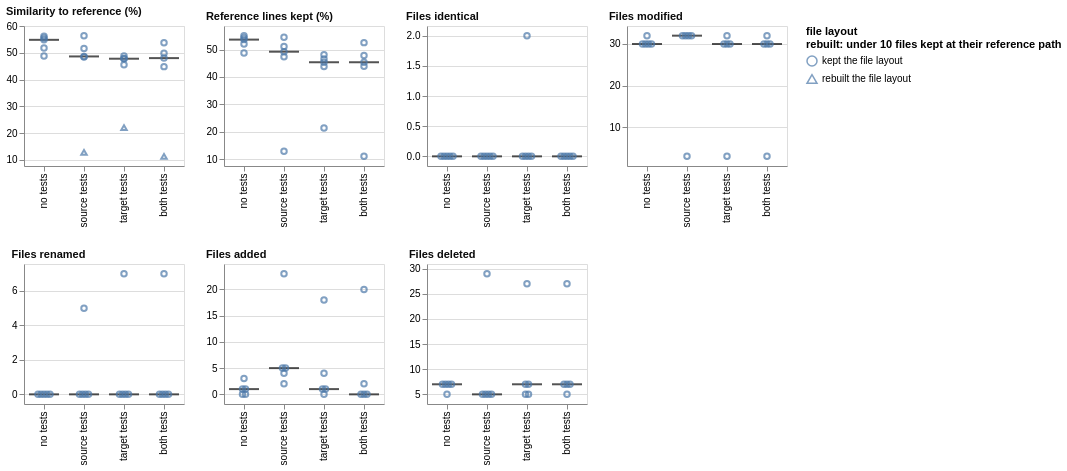

Vega-Lite specification stored for this chart:
### Vega-Lite specification from a JSON file in a GitHub repository (floating-point values rounded to 4 significant figures)
{"config": {"view": {"continuousWidth": 300, "continuousHeight": 300}}, "concat": [{"layer": [{"mark": {"type": "tick", "color": "#0b0b0b", "opacity": 0.7, "size": 30, "thickness": 2}, "encoding": {"x": {"field": "condition", "scale": {"paddingInner": 0.25, "paddingOuter": 0.125}, "sort": ["no tests", "source tests", "target tests", "both tests"], "title": null, "type": "nominal"}, "y": {"aggregate": "median", "field": "value", "scale": {"domain": [7.736, 60.05], "nice": false}, "title": null, "type": "quantitative"}}}, {"mark": {"type": "point"}, "encoding": {"shape": {"field": "layout", "legend": {"labelLimit": 220, "title": ["file layout", "rebuilt: under 10 files kept at their reference path"], "titleLimit": 260}, "scale": {"domain": ["kept the file layout", "rebuilt the file layout"], "range": ["circle", "triangle-up"]}, "type": "nominal"}, "x": {"field": "condition", "scale": {"paddingInner": 0.25, "paddingOuter": 0.125}, "sort": ["no tests", "source tests", "target tests", "both tests"], "title": null, "type": "nominal"}, "xOffset": {"field": "nudge", "scale": {"domain": [-1.0, 1.0], "range": [9.0, 21.0]}, "title": null, "type": "quantitative"}, "y": {"field": "value", "scale": {"domain": [7.736, 60.05], "nice": false}, "type": "quantitative"}}}, {"mark": {"type": "rule"}, "encoding": {"y": {"aggregate": "median", "field": "reference", "scale": {"domain": [7.736, 60.05], "nice": false}, "type": "quantitative"}}, "transform": [{"filter": {"field": "reference", "valid": true}}]}], "data": {"name": "data-37863bbbda79267a3f386bfe3224b968"}, "height": 140, "title": {"text": "Similarity to reference (%)", "anchor": "start", "color": "#0b0b0b", "fontSize": 11}, "width": 160}, {"layer": [{"mark": {"type": "tick", "color": "#0b0b0b", "opacity": 0.7, "size": 30, "thickness": 2}, "encoding": {"x": {"field": "condition", "scale": {"paddingInner": 0.25, "paddingOuter": 0.125}, "sort": ["no tests", "source tests", "target tests", "both tests"], "title": null, "type": "nominal"}, "y": {"aggregate": "median", "field": "value", "scale": {"domain": [7.493, 58.62], "nice": false}, "title": null, "type": "quantitative"}}}, {"mark": {"type": "point"}, "encoding": {"x": {"field": "condition", "scale": {"paddingInner": 0.25, "paddingOuter": 0.125}, "sort": ["no tests", "source tests", "target tests", "both tests"], "title": null, "type": "nominal"}, "xOffset": {"field": "nudge", "scale": {"domain": [-1.0, 1.0], "range": [9.0, 21.0]}, "title": null, "type": "quantitative"}, "y": {"field": "value", "scale": {"domain": [7.493, 58.62], "nice": false}, "type": "quantitative"}}}, {"mark": {"type": "rule"}, "encoding": {"y": {"aggregate": "median", "field": "reference", "scale": {"domain": [7.493, 58.62], "nice": false}, "type": "quantitative"}}, "transform": [{"filter": {"field": "reference", "valid": true}}]}], "data": {"name": "data-b6998142d2502960d60a77cadfffb63c"}, "height": 140, "title": {"text": "Reference lines kept (%)", "anchor": "start", "color": "#0b0b0b", "fontSize": 11}, "width": 160}, {"layer": [{"mark": {"type": "tick", "color": "#0b0b0b", "opacity": 0.7, "size": 30, "thickness": 2}, "encoding": {"x": {"field": "condition", "scale": {"paddingInner": 0.25, "paddingOuter": 0.125}, "sort": ["no tests", "source tests", "target tests", "both tests"], "title": null, "type": "nominal"}, "y": {"aggregate": "median", "field": "value", "scale": {"domain": [-0.16, 2.16], "nice": false}, "title": null, "type": "quantitative"}}}, {"mark": {"type": "point"}, "encoding": {"x": {"field": "condition", "scale": {"paddingInner": 0.25, "paddingOuter": 0.125}, "sort": ["no tests", "source tests", "target tests", "both tests"], "title": null, "type": "nominal"}, "xOffset": {"field": "nudge", "scale": {"domain": [-2.0, 2.0], "range": [3.0, 27.0]}, "title": null, "type": "quantitative"}, "y": {"field": "value", "scale": {"domain": [-0.16, 2.16], "nice": false}, "type": "quantitative"}}}, {"mark": {"type": "rule"}, "encoding": {"y": {"aggregate": "median", "field": "reference", "scale": {"domain": [-0.16, 2.16], "nice": false}, "type": "quantitative"}}, "transform": [{"filter": {"field": "reference", "valid": true}}]}], "data": {"name": "data-bb917e99b931aab9fef049e1ef62ec8b"}, "height": 140, "title": {"text": "Files identical", "anchor": "start", "color": "#0b0b0b", "fontSize": 11}, "width": 160}, {"layer": [{"mark": {"type": "tick", "color": "#0b0b0b", "opacity": 0.7, "size": 30, "thickness": 2}, "encoding": {"x": {"field": "condition", "scale": {"paddingInner": 0.25, "paddingOuter": 0.125}, "sort": ["no tests", "source tests", "target tests", "both tests"], "title": null, "type": "nominal"}, "y": {"aggregate": "median", "field": "value", "scale": {"domain": [0.68, 34.32], "nice": false}, "title": null, "type": "quantitative"}}}, {"mark": {"type": "point"}, "encoding": {"x": {"field": "condition", "scale": {"paddingInner": 0.25, "paddingOuter": 0.125}, "sort": ["no tests", "source tests", "target tests", "both tests"], "title": null, "type": "nominal"}, "xOffset": {"field": "nudge", "scale": {"domain": [-1.5, 1.5], "range": [6.0, 24.0]}, "title": null, "type": "quantitative"}, "y": {"field": "value", "scale": {"domain": [0.68, 34.32], "nice": false}, "type": "quantitative"}}}, {"mark": {"type": "rule"}, "encoding": {"y": {"aggregate": "median", "field": "reference", "scale": {"domain": [0.68, 34.32], "nice": false}, "type": "quantitative"}}, "transform": [{"filter": {"field": "reference", "valid": true}}]}], "data": {"name": "data-e46d5e0ca911910618794e62fb9584ea"}, "height": 140, "title": {"text": "Files modified", "anchor": "start", "color": "#0b0b0b", "fontSize": 11}, "width": 160}, {"layer": [{"mark": {"type": "tick", "color": "#0b0b0b", "opacity": 0.7, "size": 30, "thickness": 2}, "encoding": {"x": {"field": "condition", "scale": {"paddingInner": 0.25, "paddingOuter": 0.125}, "sort": ["no tests", "source tests", "target tests", "both tests"], "title": null, "type": "nominal"}, "y": {"aggregate": "median", "field": "value", "scale": {"domain": [-0.56, 7.56], "nice": false}, "title": null, "type": "quantitative"}}}, {"mark": {"type": "point"}, "encoding": {"x": {"field": "condition", "scale": {"paddingInner": 0.25, "paddingOuter": 0.125}, "sort": ["no tests", "source tests", "target tests", "both tests"], "title": null, "type": "nominal"}, "xOffset": {"field": "nudge", "scale": {"domain": [-2.0, 2.0], "range": [3.0, 27.0]}, "title": null, "type": "quantitative"}, "y": {"field": "value", "scale": {"domain": [-0.56, 7.56], "nice": false}, "type": "quantitative"}}}, {"mark": {"type": "rule"}, "encoding": {"y": {"aggregate": "median", "field": "reference", "scale": {"domain": [-0.56, 7.56], "nice": false}, "type": "quantitative"}}, "transform": [{"filter": {"field": "reference", "valid": true}}]}], "data": {"name": "data-bbdb1e7b5c74db7539a201e6ec98509c"}, "height": 140, "title": {"text": "Files renamed", "anchor": "start", "color": "#0b0b0b", "fontSize": 11}, "width": 160}, {"layer": [{"mark": {"type": "tick", "color": "#0b0b0b", "opacity": 0.7, "size": 30, "thickness": 2}, "encoding": {"x": {"field": "condition", "scale": {"paddingInner": 0.25, "paddingOuter": 0.125}, "sort": ["no tests", "source tests", "target tests", "both tests"], "title": null, "type": "nominal"}, "y": {"aggregate": "median", "field": "value", "scale": {"domain": [-1.84, 24.84], "nice": false}, "title": null, "type": "quantitative"}}}, {"mark": {"type": "point"}, "encoding": {"x": {"field": "condition", "scale": {"paddingInner": 0.25, "paddingOuter": 0.125}, "sort": ["no tests", "source tests", "target tests", "both tests"], "title": null, "type": "nominal"}, "xOffset": {"field": "nudge", "scale": {"domain": [-1.0, 1.0], "range": [9.0, 21.0]}, "title": null, "type": "quantitative"}, "y": {"field": "value", "scale": {"domain": [-1.84, 24.84], "nice": false}, "type": "quantitative"}}}, {"mark": {"type": "rule"}, "encoding": {"y": {"aggregate": "median", "field": "reference", "scale": {"domain": [-1.84, 24.84], "nice": false}, "type": "quantitative"}}, "transform": [{"filter": {"field": "reference", "valid": true}}]}], "data": {"name": "data-e784b8bcc4a62671fb8ab9a35de7cdb3"}, "height": 140, "title": {"text": "Files added", "anchor": "start", "color": "#0b0b0b", "fontSize": 11}, "width": 160}, {"layer": [{"mark": {"type": "tick", "color": "#0b0b0b", "opacity": 0.7, "size": 30, "thickness": 2}, "encoding": {"x": {"field": "condition", "scale": {"paddingInner": 0.25, "paddingOuter": 0.125}, "sort": ["no tests", "source tests", "target tests", "both tests"], "title": null, "type": "nominal"}, "y": {"aggregate": "median", "field": "value", "scale": {"domain": [3.08, 30.92], "nice": false}, "title": null, "type": "quantitative"}}}, {"mark": {"type": "point"}, "encoding": {"x": {"field": "condition", "scale": {"paddingInner": 0.25, "paddingOuter": 0.125}, "sort": ["no tests", "source tests", "target tests", "both tests"], "title": null, "type": "nominal"}, "xOffset": {"field": "nudge", "scale": {"domain": [-1.5, 1.5], "range": [6.0, 24.0]}, "title": null, "type": "quantitative"}, "y": {"field": "value", "scale": {"domain": [3.08, 30.92], "nice": false}, "type": "quantitative"}}}, {"mark": {"type": "rule"}, "encoding": {"y": {"aggregate": "median", "field": "reference", "scale": {"domain": [3.08, 30.92], "nice": false}, "type": "quantitative"}}, "transform": [{"filter": {"field": "reference", "valid": true}}]}], "data": {"name": "data-0e0e40271ab6555bf82746f45af717e5"}, "height": 140, "title": {"text": "Files deleted", "anchor": "start", "color": "#0b0b0b", "fontSize": 11}, "width": 160}], "columns": 4, "$schema": "https://vega.github.io/schema/vega-lite/v6.4.1.json", "datasets": {"data-37863bbbda79267a3f386bfe3224b968": [{"condition": "no tests", "layout": "kept the file layout", "metric": "reference_diff_similarity_pct", "value": 48.84, "reference": null, "nudge": 0.0}, {"condition": "no tests", "layout": "kept the file layout", "metric": "reference_diff_similarity_pct", "value": 54.88, "reference": null, "nudge": 0.0}, {"condition": "no tests", "layout": "kept the file layout", "metric": "reference_diff_similarity_pct", "value": 56.18, "reference": null, "nudge": 0.0}, {"condition": "no tests", "layout": "kept the file layout", "metric": "reference_diff_similarity_pct", "value": 51.82, "reference": null, "nudge": 0.0}, {"condition": "no tests", "layout": "kept the file layout", "metric": "reference_diff_similarity_pct", "value": 55.54, "reference": null, "nudge": 0.0}, {"condition": "source tests", "layout": "kept the file layout", "metric": "reference_diff_similarity_pct", "value": 51.62, "reference": null, "nudge": 0.0}, {"condition": "source tests", "layout": "kept the file layout", "metric": "reference_diff_similarity_pct", "value": 48.48, "reference": null, "nudge": 0.0}, {"condition": "source tests", "layout": "rebuilt the file layout", "metric": "reference_diff_similarity_pct", "value": 12.82, "reference": null, "nudge": 0.0}, {"condition": "source tests", "layout": "kept the file layout", "metric": "reference_diff_similarity_pct", "value": 56.44, "reference": null, "nudge": 0.0}, {"condition": "source tests", "layout": "kept the file layout", "metric": "reference_diff_similarity_pct", "value": 48.67, "reference": null, "nudge": 0.0}, {"condition": "target tests", "layout": "kept the file layout", "metric": "reference_diff_similarity_pct", "value": 48.86, "reference": null, "nudge": 0.0}, {"condition": "target tests", "layout": "kept the file layout", "metric": "reference_diff_similarity_pct", "value": 45.53, "reference": null, "nudge": 0.0}, {"condition": "target tests", "layout": "kept the file layout", "metric": "reference_diff_similarity_pct", "value": 47.93, "reference": null, "nudge": 0.0}, {"condition": "target tests", "layout": "kept the file layout", "metric": "reference_diff_similarity_pct", "value": 47.82, "reference": null, "nudge": 0.0}, {"condition": "target tests", "layout": "rebuilt the file layout", "metric": "reference_diff_similarity_pct", "value": 22.03, "reference": null, "nudge": 0.0}, {"condition": "both tests", "layout": "kept the file layout", "metric": "reference_diff_similarity_pct", "value": 49.91, "reference": null, "nudge": 0.0}, {"condition": "both tests", "layout": "rebuilt the file layout", "metric": "reference_diff_similarity_pct", "value": 11.34, "reference": null, "nudge": 0.0}, {"condition": "both tests", "layout": "kept the file layout", "metric": "reference_diff_similarity_pct", "value": 44.87, "reference": null, "nudge": 0.0}, {"condition": "both tests", "layout": "kept the file layout", "metric": "reference_diff_similarity_pct", "value": 53.77, "reference": null, "nudge": 0.0}, {"condition": "both tests", "layout": "kept the file layout", "metric": "reference_diff_similarity_pct", "value": 48.05, "reference": null, "nudge": 0.0}], "data-b6998142d2502960d60a77cadfffb63c": [{"condition": "no tests", "layout": "kept the file layout", "metric": "reference_diff_kept_pct", "value": 48.76, "reference": null, "nudge": 0.0}, {"condition": "no tests", "layout": "kept the file layout", "metric": "reference_diff_kept_pct", "value": 53.65, "reference": null, "nudge": 0.0}, {"condition": "no tests", "layout": "kept the file layout", "metric": "reference_diff_kept_pct", "value": 55.1, "reference": null, "nudge": 0.0}, {"condition": "no tests", "layout": "kept the file layout", "metric": "reference_diff_kept_pct", "value": 52.07, "reference": null, "nudge": 0.0}, {"condition": "no tests", "layout": "kept the file layout", "metric": "reference_diff_kept_pct", "value": 54.34, "reference": null, "nudge": 0.0}, {"condition": "source tests", "layout": "kept the file layout", "metric": "reference_diff_kept_pct", "value": 51.17, "reference": null, "nudge": 0.0}, {"condition": "source tests", "layout": "kept the file layout", "metric": "reference_diff_kept_pct", "value": 47.38, "reference": null, "nudge": 0.0}, {"condition": "source tests", "layout": "rebuilt the file layout", "metric": "reference_diff_kept_pct", "value": 12.88, "reference": null, "nudge": 0.0}, {"condition": "source tests", "layout": "kept the file layout", "metric": "reference_diff_kept_pct", "value": 54.48, "reference": null, "nudge": 0.0}, {"condition": "source tests", "layout": "kept the file layout", "metric": "reference_diff_kept_pct", "value": 49.24, "reference": null, "nudge": 0.0}, {"condition": "target tests", "layout": "kept the file layout", "metric": "reference_diff_kept_pct", "value": 48.14, "reference": null, "nudge": 0.0}, {"condition": "target tests", "layout": "kept the file layout", "metric": "reference_diff_kept_pct", "value": 43.8, "reference": null, "nudge": 0.0}, {"condition": "target tests", "layout": "kept the file layout", "metric": "reference_diff_kept_pct", "value": 46.56, "reference": null, "nudge": 0.0}, {"condition": "target tests", "layout": "kept the file layout", "metric": "reference_diff_kept_pct", "value": 45.39, "reference": null, "nudge": 0.0}, {"condition": "target tests", "layout": "rebuilt the file layout", "metric": "reference_diff_kept_pct", "value": 21.35, "reference": null, "nudge": 0.0}, {"condition": "both tests", "layout": "kept the file layout", "metric": "reference_diff_kept_pct", "value": 47.87, "reference": null, "nudge": 0.0}, {"condition": "both tests", "layout": "rebuilt the file layout", "metric": "reference_diff_kept_pct", "value": 11.02, "reference": null, "nudge": 0.0}, {"condition": "both tests", "layout": "kept the file layout", "metric": "reference_diff_kept_pct", "value": 43.94, "reference": null, "nudge": 0.0}, {"condition": "both tests", "layout": "kept the file layout", "metric": "reference_diff_kept_pct", "value": 52.55, "reference": null, "nudge": 0.0}, {"condition": "both tests", "layout": "kept the file layout", "metric": "reference_diff_kept_pct", "value": 45.39, "reference": null, "nudge": 0.0}], "data-bb917e99b931aab9fef049e1ef62ec8b": [{"condition": "no tests", "layout": "kept the file layout", "metric": "reference_diff_identical", "value": 0.0, "reference": null, "nudge": -2.0}, {"condition": "no tests", "layout": "kept the file layout", "metric": "reference_diff_identical", "value": 0.0, "reference": null, "nudge": -1.0}, {"condition": "no tests", "layout": "kept the file layout", "metric": "reference_diff_identical", "value": 0.0, "reference": null, "nudge": 0.0}, {"condition": "no tests", "layout": "kept the file layout", "metric": "reference_diff_identical", "value": 0.0, "reference": null, "nudge": 1.0}, {"condition": "no tests", "layout": "kept the file layout", "metric": "reference_diff_identical", "value": 0.0, "reference": null, "nudge": 2.0}, {"condition": "source tests", "layout": "kept the file layout", "metric": "reference_diff_identical", "value": 0.0, "reference": null, "nudge": -2.0}, {"condition": "source tests", "layout": "kept the file layout", "metric": "reference_diff_identical", "value": 0.0, "reference": null, "nudge": -1.0}, {"condition": "source tests", "layout": "rebuilt the file layout", "metric": "reference_diff_identical", "value": 0.0, "reference": null, "nudge": 0.0}, {"condition": "source tests", "layout": "kept the file layout", "metric": "reference_diff_identical", "value": 0.0, "reference": null, "nudge": 1.0}, {"condition": "source tests", "layout": "kept the file layout", "metric": "reference_diff_identical", "value": 0.0, "reference": null, "nudge": 2.0}, {"condition": "target tests", "layout": "kept the file layout", "metric": "reference_diff_identical", "value": 0.0, "reference": null, "nudge": -1.5}, {"condition": "target tests", "layout": "kept the file layout", "metric": "reference_diff_identical", "value": 0.0, "reference": null, "nudge": -0.5}, {"condition": "target tests", "layout": "kept the file layout", "metric": "reference_diff_identical", "value": 0.0, "reference": null, "nudge": 0.5}, {"condition": "target tests", "layout": "rebuilt the file layout", "metric": "reference_diff_identical", "value": 0.0, "reference": null, "nudge": 1.5}, {"condition": "target tests", "layout": "kept the file layout", "metric": "reference_diff_identical", "value": 2.0, "reference": null, "nudge": 0.0}, {"condition": "both tests", "layout": "kept the file layout", "metric": "reference_diff_identical", "value": 0.0, "reference": null, "nudge": -2.0}, {"condition": "both tests", "layout": "rebuilt the file layout", "metric": "reference_diff_identical", "value": 0.0, "reference": null, "nudge": -1.0}, {"condition": "both tests", "layout": "kept the file layout", "metric": "reference_diff_identical", "value": 0.0, "reference": null, "nudge": 0.0}, {"condition": "both tests", "layout": "kept the file layout", "metric": "reference_diff_identical", "value": 0.0, "reference": null, "nudge": 1.0}, {"condition": "both tests", "layout": "kept the file layout", "metric": "reference_diff_identical", "value": 0.0, "reference": null, "nudge": 2.0}], "data-e46d5e0ca911910618794e62fb9584ea": [{"condition": "no tests", "layout": "kept the file layout", "metric": "reference_diff_modified", "value": 30.0, "reference": null, "nudge": -1.5}, {"condition": "no tests", "layout": "kept the file layout", "metric": "reference_diff_modified", "value": 30.0, "reference": null, "nudge": -0.5}, {"condition": "no tests", "layout": "kept the file layout", "metric": "reference_diff_modified", "value": 30.0, "reference": null, "nudge": 0.5}, {"condition": "no tests", "layout": "kept the file layout", "metric": "reference_diff_modified", "value": 30.0, "reference": null, "nudge": 1.5}, {"condition": "no tests", "layout": "kept the file layout", "metric": "reference_diff_modified", "value": 32.0, "reference": null, "nudge": 0.0}, {"condition": "source tests", "layout": "kept the file layout", "metric": "reference_diff_modified", "value": 32.0, "reference": null, "nudge": -1.5}, {"condition": "source tests", "layout": "kept the file layout", "metric": "reference_diff_modified", "value": 32.0, "reference": null, "nudge": -0.5}, {"condition": "source tests", "layout": "kept the file layout", "metric": "reference_diff_modified", "value": 32.0, "reference": null, "nudge": 0.5}, {"condition": "source tests", "layout": "kept the file layout", "metric": "reference_diff_modified", "value": 32.0, "reference": null, "nudge": 1.5}, {"condition": "source tests", "layout": "rebuilt the file layout", "metric": "reference_diff_modified", "value": 3.0, "reference": null, "nudge": 0.0}, {"condition": "target tests", "layout": "kept the file layout", "metric": "reference_diff_modified", "value": 32.0, "reference": null, "nudge": 0.0}, {"condition": "target tests", "layout": "kept the file layout", "metric": "reference_diff_modified", "value": 30.0, "reference": null, "nudge": -1.0}, {"condition": "target tests", "layout": "kept the file layout", "metric": "reference_diff_modified", "value": 30.0, "reference": null, "nudge": 0.0}, {"condition": "target tests", "layout": "kept the file layout", "metric": "reference_diff_modified", "value": 30.0, "reference": null, "nudge": 1.0}, {"condition": "target tests", "layout": "rebuilt the file layout", "metric": "reference_diff_modified", "value": 3.0, "reference": null, "nudge": 0.0}, {"condition": "both tests", "layout": "kept the file layout", "metric": "reference_diff_modified", "value": 30.0, "reference": null, "nudge": -1.0}, {"condition": "both tests", "layout": "kept the file layout", "metric": "reference_diff_modified", "value": 30.0, "reference": null, "nudge": 0.0}, {"condition": "both tests", "layout": "kept the file layout", "metric": "reference_diff_modified", "value": 30.0, "reference": null, "nudge": 1.0}, {"condition": "both tests", "layout": "rebuilt the file layout", "metric": "reference_diff_modified", "value": 3.0, "reference": null, "nudge": 0.0}, {"condition": "both tests", "layout": "kept the file layout", "metric": "reference_diff_modified", "value": 32.0, "reference": null, "nudge": 0.0}], "data-bbdb1e7b5c74db7539a201e6ec98509c": [{"condition": "no tests", "layout": "kept the file layout", "metric": "reference_diff_renamed", "value": 0.0, "reference": null, "nudge": -2.0}, {"condition": "no tests", "layout": "kept the file layout", "metric": "reference_diff_renamed", "value": 0.0, "reference": null, "nudge": -1.0}, {"condition": "no tests", "layout": "kept the file layout", "metric": "reference_diff_renamed", "value": 0.0, "reference": null, "nudge": 0.0}, {"condition": "no tests", "layout": "kept the file layout", "metric": "reference_diff_renamed", "value": 0.0, "reference": null, "nudge": 1.0}, {"condition": "no tests", "layout": "kept the file layout", "metric": "reference_diff_renamed", "value": 0.0, "reference": null, "nudge": 2.0}, {"condition": "source tests", "layout": "kept the file layout", "metric": "reference_diff_renamed", "value": 0.0, "reference": null, "nudge": -1.5}, {"condition": "source tests", "layout": "kept the file layout", "metric": "reference_diff_renamed", "value": 0.0, "reference": null, "nudge": -0.5}, {"condition": "source tests", "layout": "kept the file layout", "metric": "reference_diff_renamed", "value": 0.0, "reference": null, "nudge": 0.5}, {"condition": "source tests", "layout": "kept the file layout", "metric": "reference_diff_renamed", "value": 0.0, "reference": null, "nudge": 1.5}, {"condition": "source tests", "layout": "rebuilt the file layout", "metric": "reference_diff_renamed", "value": 5.0, "reference": null, "nudge": 0.0}, {"condition": "target tests", "layout": "kept the file layout", "metric": "reference_diff_renamed", "value": 0.0, "reference": null, "nudge": -1.5}, {"condition": "target tests", "layout": "kept the file layout", "metric": "reference_diff_renamed", "value": 0.0, "reference": null, "nudge": -0.5}, {"condition": "target tests", "layout": "kept the file layout", "metric": "reference_diff_renamed", "value": 0.0, "reference": null, "nudge": 0.5}, {"condition": "target tests", "layout": "kept the file layout", "metric": "reference_diff_renamed", "value": 0.0, "reference": null, "nudge": 1.5}, {"condition": "target tests", "layout": "rebuilt the file layout", "metric": "reference_diff_renamed", "value": 7.0, "reference": null, "nudge": 0.0}, {"condition": "both tests", "layout": "kept the file layout", "metric": "reference_diff_renamed", "value": 0.0, "reference": null, "nudge": -1.5}, {"condition": "both tests", "layout": "kept the file layout", "metric": "reference_diff_renamed", "value": 0.0, "reference": null, "nudge": -0.5}, {"condition": "both tests", "layout": "kept the file layout", "metric": "reference_diff_renamed", "value": 0.0, "reference": null, "nudge": 0.5}, {"condition": "both tests", "layout": "kept the file layout", "metric": "reference_diff_renamed", "value": 0.0, "reference": null, "nudge": 1.5}, {"condition": "both tests", "layout": "rebuilt the file layout", "metric": "reference_diff_renamed", "value": 7.0, "reference": null, "nudge": 0.0}], "data-e784b8bcc4a62671fb8ab9a35de7cdb3": [{"condition": "no tests", "layout": "kept the file layout", "metric": "reference_diff_added", "value": 1.0, "reference": null, "nudge": -0.5}, {"condition": "no tests", "layout": "kept the file layout", "metric": "reference_diff_added", "value": 1.0, "reference": null, "nudge": 0.5}, {"condition": "no tests", "layout": "kept the file layout", "metric": "reference_diff_added", "value": 0.0, "reference": null, "nudge": -0.5}, {"condition": "no tests", "layout": "kept the file layout", "metric": "reference_diff_added", "value": 0.0, "reference": null, "nudge": 0.5}, {"condition": "no tests", "layout": "kept the file layout", "metric": "reference_diff_added", "value": 3.0, "reference": null, "nudge": 0.0}, {"condition": "source tests", "layout": "kept the file layout", "metric": "reference_diff_added", "value": 5.0, "reference": null, "nudge": -0.5}, {"condition": "source tests", "layout": "kept the file layout", "metric": "reference_diff_added", "value": 5.0, "reference": null, "nudge": 0.5}, {"condition": "source tests", "layout": "kept the file layout", "metric": "reference_diff_added", "value": 4.0, "reference": null, "nudge": 0.0}, {"condition": "source tests", "layout": "rebuilt the file layout", "metric": "reference_diff_added", "value": 23.0, "reference": null, "nudge": 0.0}, {"condition": "source tests", "layout": "kept the file layout", "metric": "reference_diff_added", "value": 2.0, "reference": null, "nudge": 0.0}, {"condition": "target tests", "layout": "kept the file layout", "metric": "reference_diff_added", "value": 4.0, "reference": null, "nudge": 0.0}, {"condition": "target tests", "layout": "kept the file layout", "metric": "reference_diff_added", "value": 0.0, "reference": null, "nudge": 0.0}, {"condition": "target tests", "layout": "kept the file layout", "metric": "reference_diff_added", "value": 1.0, "reference": null, "nudge": -0.5}, {"condition": "target tests", "layout": "kept the file layout", "metric": "reference_diff_added", "value": 1.0, "reference": null, "nudge": 0.5}, {"condition": "target tests", "layout": "rebuilt the file layout", "metric": "reference_diff_added", "value": 18.0, "reference": null, "nudge": 0.0}, {"condition": "both tests", "layout": "kept the file layout", "metric": "reference_diff_added", "value": 0.0, "reference": null, "nudge": -1.0}, {"condition": "both tests", "layout": "kept the file layout", "metric": "reference_diff_added", "value": 0.0, "reference": null, "nudge": 0.0}, {"condition": "both tests", "layout": "kept the file layout", "metric": "reference_diff_added", "value": 0.0, "reference": null, "nudge": 1.0}, {"condition": "both tests", "layout": "rebuilt the file layout", "metric": "reference_diff_added", "value": 20.0, "reference": null, "nudge": 0.0}, {"condition": "both tests", "layout": "kept the file layout", "metric": "reference_diff_added", "value": 2.0, "reference": null, "nudge": 0.0}], "data-0e0e40271ab6555bf82746f45af717e5": [{"condition": "no tests", "layout": "kept the file layout", "metric": "reference_diff_deleted", "value": 7.0, "reference": null, "nudge": -1.5}, {"condition": "no tests", "layout": "kept the file layout", "metric": "reference_diff_deleted", "value": 7.0, "reference": null, "nudge": -0.5}, {"condition": "no tests", "layout": "kept the file layout", "metric": "reference_diff_deleted", "value": 7.0, "reference": null, "nudge": 0.5}, {"condition": "no tests", "layout": "kept the file layout", "metric": "reference_diff_deleted", "value": 7.0, "reference": null, "nudge": 1.5}, {"condition": "no tests", "layout": "kept the file layout", "metric": "reference_diff_deleted", "value": 5.0, "reference": null, "nudge": 0.0}, {"condition": "source tests", "layout": "kept the file layout", "metric": "reference_diff_deleted", "value": 5.0, "reference": null, "nudge": -1.5}, {"condition": "source tests", "layout": "kept the file layout", "metric": "reference_diff_deleted", "value": 5.0, "reference": null, "nudge": -0.5}, {"condition": "source tests", "layout": "kept the file layout", "metric": "reference_diff_deleted", "value": 5.0, "reference": null, "nudge": 0.5}, {"condition": "source tests", "layout": "kept the file layout", "metric": "reference_diff_deleted", "value": 5.0, "reference": null, "nudge": 1.5}, {"condition": "source tests", "layout": "rebuilt the file layout", "metric": "reference_diff_deleted", "value": 29.0, "reference": null, "nudge": 0.0}, {"condition": "target tests", "layout": "kept the file layout", "metric": "reference_diff_deleted", "value": 5.0, "reference": null, "nudge": -0.5}, {"condition": "target tests", "layout": "kept the file layout", "metric": "reference_diff_deleted", "value": 5.0, "reference": null, "nudge": 0.5}, {"condition": "target tests", "layout": "kept the file layout", "metric": "reference_diff_deleted", "value": 7.0, "reference": null, "nudge": -0.5}, {"condition": "target tests", "layout": "kept the file layout", "metric": "reference_diff_deleted", "value": 7.0, "reference": null, "nudge": 0.5}, {"condition": "target tests", "layout": "rebuilt the file layout", "metric": "reference_diff_deleted", "value": 27.0, "reference": null, "nudge": 0.0}, {"condition": "both tests", "layout": "kept the file layout", "metric": "reference_diff_deleted", "value": 7.0, "reference": null, "nudge": -1.0}, {"condition": "both tests", "layout": "kept the file layout", "metric": "reference_diff_deleted", "value": 7.0, "reference": null, "nudge": 0.0}, {"condition": "both tests", "layout": "kept the file layout", "metric": "reference_diff_deleted", "value": 7.0, "reference": null, "nudge": 1.0}, {"condition": "both tests", "layout": "rebuilt the file layout", "metric": "reference_diff_deleted", "value": 27.0, "reference": null, "nudge": 0.0}, {"condition": "both tests", "layout": "kept the file layout", "metric": "reference_diff_deleted", "value": 5.0, "reference": null, "nudge": 0.0}]}}
